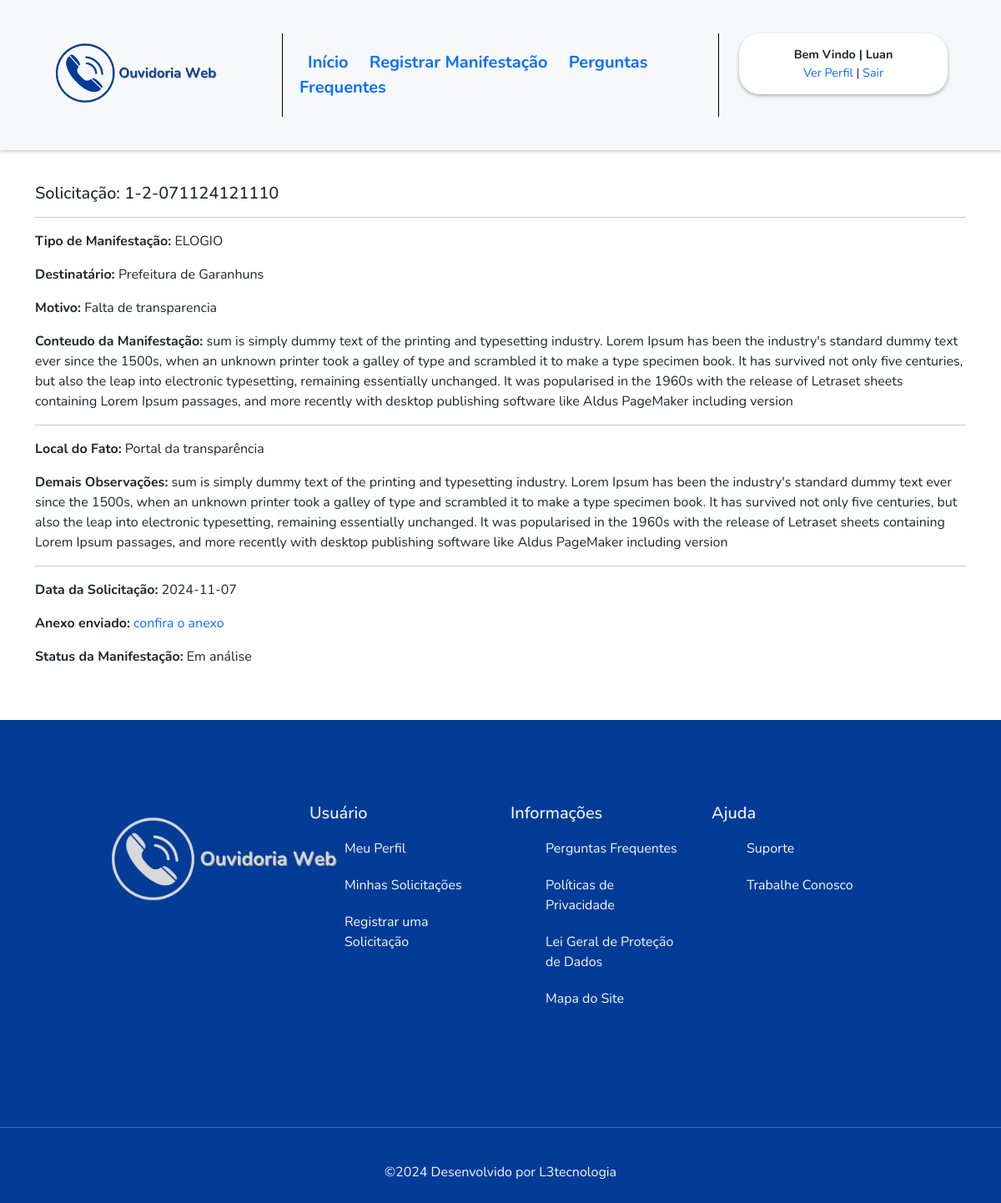
The app's page /manifestacao.php?id_manifestacao=17 (signed in) with its own data.
### tables this page shows
CREATE TABLE `tb_manifestacoes` (
  `id_manifestacao` int(11) NOT NULL,
  `motivo_manifestacao` varchar(100) NOT NULL,
  `id_entidade_manifestacao` int(11) NOT NULL,
  `id_tipo_manifestacao` int(11) NOT NULL,
  `conteudo_manifestacao` text NOT NULL,
  `observacoes_manifestacao` text NOT NULL,
  `local_manifestacao` varchar(200) NOT NULL,
  `arquivo_manifestacao` varchar(200) NOT NULL,
  `id_usuario_manifestacao` int(11) NOT NULL,
  `status_manifestacao` varchar(1) NOT NULL,
  `data_manifestacao` date NOT NULL,
  `protocolo_manifestacao` varchar(100) NOT NULL
);

CREATE TABLE `tb_tipo_manifestacoes` (
  `id_tipo_manifestacao` int(11) NOT NULL,
  `nome_tipo_manifestacao` varchar(200) NOT NULL
);

CREATE TABLE `tb_entidades` (
  `id_entidade` int(11) NOT NULL,
  `nome_entidade` varchar(200) NOT NULL,
  `email_entidade` varchar(200) NOT NULL,
  `telefone_entidade` varchar(20) NOT NULL
);

### provedores/Classes.php (called while the page is built, shortened)
<?php
class Manifestacoes implements interface_manifestacoes {
    private $conexao;
    public function __construct()
    {
        $this->conexao = new Conexao;
    }
    public function chama_manifestacao($id_manifestacao){
        $query = "SELECT m.* , tm.nome_tipo_manifestacao, e.nome_entidade
                FROM tb_manifestacoes m
                JOIN tb_entidades e ON e.id_entidade = m.id_entidade_manifestacao JOIN tb_tipo_manifestacoes tm ON m.id_tipo_manifestacao = tm.id_tipo_manifestacao
                WHERE m.id_manifestacao = :id_manifestacao";
        try {
            $conn = $this->conexao->Conectar();
            $stmt = $conn->prepare($query);
            $stmt->bindValue(':id_manifestacao', $id_manifestacao);
            $stmt->execute();
            return $r = $stmt->fetch(PDO::FETCH_ASSOC);
        } catch (PDOException $e) {
            throw new Exception('Erro chamar a manifestação: ' . $e->getMessage());
        }
    }
}

### manifestacao.php (the view, shortened to what this page needs)
<?php
require_once 'provedores/Classes.php';
require_once 'controladores/Controller.php';
$Manifestacoes = new Manifestacoes;
$minha_manifetacao = $Manifestacoes->chama_manifestacao($_GET['id_manifestacao']);
extract($minha_manifetacao);
?>
<div class="container mt-4">
    <div class="row">
        <div class="mt-3">
            <h5>Solicitação: <?=$minha_manifetacao['protocolo_manifestacao'] ?></h5>
            <hr>
        </div>
        <div class="col-12">
            <p><strong>Tipo de Manifestação: </strong><?=$nome_tipo_manifestacao ?></p>
            <p><strong>Destinatário: </strong><?=$nome_entidade ?></p>
            <p><strong>Motivo: </strong> <?=$motivo_manifestacao ?></p>
            <p><strong>Conteudo da Manifestação: </strong> <?=$conteudo_manifestacao ?></p>
            <hr>
            <p><strong>Local do Fato:</strong> <?=$local_manifestacao ?></p>
            <p><strong>Demais Observações:</strong> <?=$observacoes_manifestacao ?></p>
            <hr>
            <p><strong>Data da Solicitação:</strong> <?=$data_manifestacao ?></p>
            <?php if($arquivo_manifestacao == 'Sem anexos') {
                 $arquivo_manifestacao = 'sem anexos enviados'; ?>
                <p><strong>Anexo enviado:</strong> <?=$arquivo_manifestacao?></p>
            <?php } else { ?>
                <p><strong>Anexo enviado:</strong> <a href="<?=$arquivo_manifestacao ?>" target="_blank">confira o anexo</a></p>
            <?php }  ?>
            <?php if($status_manifestacao == 'A'){
                $status_manifestacao = 'Em análise';
            } else {
                $status_manifestacao = 'Finalizado';
            } ?>
            <p><strong>Status da Manifestação:</strong> <?=$status_manifestacao ?></p>
        </div>
    </div>
</div>
<?php include_once 'controladores/Footer.php' ?>

### assets/css/style.css (style rules this page uses)
:root { --white: #fff; --backpadrao: #f6f8fa !important; }
body { font-family: 'Nunito', sans-serif !important; background-color: #fff !important; }
a { text-decoration: none !important; }

### records on screen
tb_manifestacoes: protocolo_manifestacao "1-2-071124121110", id_tipo_manifestacao.nome_tipo_manifestacao "ELOGIO", id_entidade_manifestacao.nome_entidade "Prefeitura de Garanhuns", motivo_manifestacao "Falta de transparencia", conteudo_manifestacao "sum is simply dummy text of the printing and typesetting industry. Lorem Ipsum has been the industry's standard dummy text ever since the 1500s, when an unknown printer took a galley of type and scrambled it to make a type specimen book. It has survived not only five centuries, but also the leap into electronic typesetting, remaining essentially unchanged. It was popularised in the 1960s with the release of Letraset sheets containing Lorem Ipsum passages, and more recently with desktop publishing software like Aldus PageMaker including version", local_manifestacao "Portal da transparência", observacoes_manifestacao "sum is simply dummy text of the printing and typesetting industry. Lorem Ipsum has been the industry's standard dummy text ever since the 1500s, when an unknown printer took a galley of type and scrambled it to make a type specimen book. It has survived not only five centuries, but also the leap into electronic typesetting, remaining essentially unchanged. It was popularised in the 1960s with the release of Letraset sheets containing Lorem Ipsum passages, and more recently with desktop publishing software like Aldus PageMaker including version", data_manifestacao "2024-11-07", status_manifestacao "Em análise"

### other values on screen
$_SESSION['nome_usuario'] "Luan"
